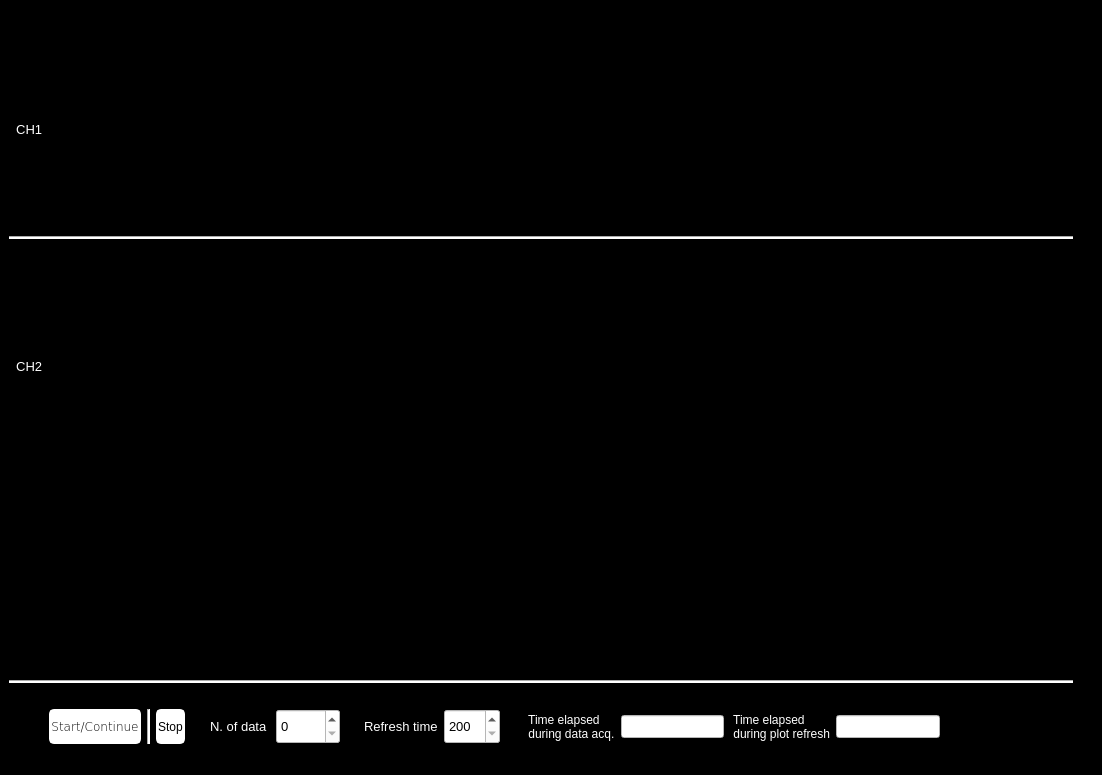
<?xml version="1.0" encoding="UTF-8"?>
<ui version="4.0">
 <class>MainWindow</class>
 <widget class="QMainWindow" name="MainWindow">
  <property name="geometry">
   <rect>
    <x>0</x>
    <y>0</y>
    <width>1102</width>
    <height>775</height>
   </rect>
  </property>
  <property name="windowTitle">
   <string>MainWindow</string>
  </property>
  <property name="styleSheet">
   <string notr="true">background-color: rgb(0, 0, 0);</string>
  </property>
  <widget class="QWidget" name="centralwidget">
   <layout class="QGridLayout" name="gridLayout">
    <item row="3" column="0">
     <spacer name="horizontalSpacer_5">
      <property name="orientation">
       <enum>Qt::Horizontal</enum>
      </property>
      <property name="sizeHint" stdset="0">
       <size>
        <width>40</width>
        <height>20</height>
       </size>
      </property>
     </spacer>
    </item>
    <item row="8" column="0">
     <spacer name="horizontalSpacer_8">
      <property name="orientation">
       <enum>Qt::Horizontal</enum>
      </property>
      <property name="sizeHint" stdset="0">
       <size>
        <width>40</width>
        <height>20</height>
       </size>
      </property>
     </spacer>
    </item>
    <item row="7" column="0">
     <widget class="Line" name="line_4">
      <property name="styleSheet">
       <string notr="true">background-color: rgb(255, 255, 255);</string>
      </property>
      <property name="orientation">
       <enum>Qt::Horizontal</enum>
      </property>
     </widget>
    </item>
    <item row="1" column="0">
     <layout class="QHBoxLayout" name="horizontalLayout_5">
      <item>
       <widget class="QLabel" name="label_3">
        <property name="font">
         <font>
          <pointsize>10</pointsize>
         </font>
        </property>
        <property name="styleSheet">
         <string notr="true">color: rgb(255, 255, 255);</string>
        </property>
        <property name="text">
         <string>  CH1</string>
        </property>
       </widget>
      </item>
      <item>
       <widget class="PlotWidget" name="ch1Vplot" native="true">
        <property name="styleSheet">
         <string notr="true">background-color: rgb(0, 0, 0);</string>
        </property>
       </widget>
      </item>
      <item>
       <widget class="PlotWidget" name="ch1Aplot" native="true">
        <property name="styleSheet">
         <string notr="true">background-color: rgb(0, 0, 0);</string>
        </property>
       </widget>
      </item>
     </layout>
    </item>
    <item row="0" column="0">
     <spacer name="horizontalSpacer_9">
      <property name="orientation">
       <enum>Qt::Horizontal</enum>
      </property>
      <property name="sizeHint" stdset="0">
       <size>
        <width>40</width>
        <height>20</height>
       </size>
      </property>
     </spacer>
    </item>
    <item row="4" column="0">
     <layout class="QHBoxLayout" name="horizontalLayout_4">
      <item>
       <widget class="QLabel" name="label_2">
        <property name="font">
         <font>
          <pointsize>10</pointsize>
         </font>
        </property>
        <property name="styleSheet">
         <string notr="true">color: rgb(255, 255, 255);</string>
        </property>
        <property name="text">
         <string>  CH2</string>
        </property>
       </widget>
      </item>
      <item>
       <widget class="PlotWidget" name="ch2Vplot" native="true">
        <property name="styleSheet">
         <string notr="true">background-color: rgb(0, 0, 0);</string>
        </property>
       </widget>
      </item>
      <item>
       <widget class="PlotWidget" name="ch2Aplot" native="true">
        <property name="styleSheet">
         <string notr="true">background-color: rgb(0, 0, 0);</string>
        </property>
       </widget>
      </item>
     </layout>
    </item>
    <item row="2" column="0">
     <widget class="Line" name="line">
      <property name="styleSheet">
       <string notr="true">background-color: rgb(255, 255, 255);</string>
      </property>
      <property name="orientation">
       <enum>Qt::Horizontal</enum>
      </property>
     </widget>
    </item>
    <item row="9" column="0">
     <layout class="QHBoxLayout" name="horizontalLayout_2">
      <item>
       <spacer name="horizontalSpacer">
        <property name="orientation">
         <enum>Qt::Horizontal</enum>
        </property>
        <property name="sizeType">
         <enum>QSizePolicy::Minimum</enum>
        </property>
        <property name="sizeHint" stdset="0">
         <size>
          <width>40</width>
          <height>20</height>
         </size>
        </property>
       </spacer>
      </item>
      <item>
       <widget class="QPushButton" name="pushButton_2">
        <property name="sizePolicy">
         <sizepolicy hsizetype="MinimumExpanding" vsizetype="Maximum">
          <horstretch>0</horstretch>
          <verstretch>0</verstretch>
         </sizepolicy>
        </property>
        <property name="minimumSize">
         <size>
          <width>0</width>
          <height>35</height>
         </size>
        </property>
        <property name="font">
         <font>
          <family>Verdana</family>
          <pointsize>9</pointsize>
          <weight>9</weight>
          <italic>false</italic>
          <bold>false</bold>
         </font>
        </property>
        <property name="styleSheet">
         <string notr="true">QPushButton{
font: 75 9pt &quot;Verdana&quot;;
background-color: white;
    border: 2px solid white;
    border-radius: 5px;
}
QPushButton:pressed {
    background-color: green;
    border-style: inset;
}</string>
        </property>
        <property name="text">
         <string>Start/Continue</string>
        </property>
       </widget>
      </item>
      <item>
       <widget class="Line" name="line_6">
        <property name="styleSheet">
         <string notr="true">background-color: rgb(255, 255, 255);</string>
        </property>
        <property name="orientation">
         <enum>Qt::Vertical</enum>
        </property>
       </widget>
      </item>
      <item>
       <widget class="QPushButton" name="pushButton">
        <property name="sizePolicy">
         <sizepolicy hsizetype="MinimumExpanding" vsizetype="Maximum">
          <horstretch>0</horstretch>
          <verstretch>0</verstretch>
         </sizepolicy>
        </property>
        <property name="minimumSize">
         <size>
          <width>0</width>
          <height>35</height>
         </size>
        </property>
        <property name="autoFillBackground">
         <bool>false</bool>
        </property>
        <property name="styleSheet">
         <string notr="true">QPushButton{
font: 75 9pt &quot;Verdana&quot;;
background-color: white;
    border: 2px solid white;
    border-radius: 5px;
}
QPushButton:pressed {
    background-color: red;
    border-style: inset;
}</string>
        </property>
        <property name="text">
         <string>Stop</string>
        </property>
       </widget>
      </item>
      <item>
       <spacer name="horizontalSpacer_17">
        <property name="orientation">
         <enum>Qt::Horizontal</enum>
        </property>
        <property name="sizeHint" stdset="0">
         <size>
          <width>40</width>
          <height>20</height>
         </size>
        </property>
       </spacer>
      </item>
      <item>
       <widget class="QLabel" name="label_5">
        <property name="font">
         <font>
          <pointsize>10</pointsize>
         </font>
        </property>
        <property name="styleSheet">
         <string notr="true">color: rgb(255, 255, 255);</string>
        </property>
        <property name="text">
         <string>N. of data </string>
        </property>
       </widget>
      </item>
      <item>
       <widget class="QSpinBox" name="spinBox">
        <property name="sizePolicy">
         <sizepolicy hsizetype="Minimum" vsizetype="Maximum">
          <horstretch>0</horstretch>
          <verstretch>0</verstretch>
         </sizepolicy>
        </property>
        <property name="minimumSize">
         <size>
          <width>0</width>
          <height>35</height>
         </size>
        </property>
        <property name="font">
         <font>
          <pointsize>10</pointsize>
         </font>
        </property>
        <property name="styleSheet">
         <string notr="true">background-color: rgb(255, 255, 255);</string>
        </property>
        <property name="maximum">
         <number>10000</number>
        </property>
        <property name="singleStep">
         <number>20</number>
        </property>
        <property name="value">
         <number>0</number>
        </property>
       </widget>
      </item>
      <item>
       <spacer name="horizontalSpacer_16">
        <property name="orientation">
         <enum>Qt::Horizontal</enum>
        </property>
        <property name="sizeHint" stdset="0">
         <size>
          <width>40</width>
          <height>20</height>
         </size>
        </property>
       </spacer>
      </item>
      <item>
       <widget class="QLabel" name="label">
        <property name="font">
         <font>
          <pointsize>10</pointsize>
         </font>
        </property>
        <property name="styleSheet">
         <string notr="true">color: rgb(255, 255, 255);</string>
        </property>
        <property name="text">
         <string>Refresh time</string>
        </property>
       </widget>
      </item>
      <item>
       <widget class="QSpinBox" name="spinBox_2">
        <property name="sizePolicy">
         <sizepolicy hsizetype="Minimum" vsizetype="Maximum">
          <horstretch>0</horstretch>
          <verstretch>0</verstretch>
         </sizepolicy>
        </property>
        <property name="minimumSize">
         <size>
          <width>0</width>
          <height>35</height>
         </size>
        </property>
        <property name="font">
         <font>
          <pointsize>10</pointsize>
         </font>
        </property>
        <property name="styleSheet">
         <string notr="true">background-color: rgb(255, 255, 255);</string>
        </property>
        <property name="minimum">
         <number>200</number>
        </property>
        <property name="maximum">
         <number>5000</number>
        </property>
        <property name="singleStep">
         <number>100</number>
        </property>
       </widget>
      </item>
      <item>
       <spacer name="horizontalSpacer_14">
        <property name="orientation">
         <enum>Qt::Horizontal</enum>
        </property>
        <property name="sizeHint" stdset="0">
         <size>
          <width>40</width>
          <height>20</height>
         </size>
        </property>
       </spacer>
      </item>
      <item>
       <widget class="QLabel" name="label_4">
        <property name="font">
         <font>
          <pointsize>9</pointsize>
         </font>
        </property>
        <property name="styleSheet">
         <string notr="true">color: rgb(255, 255, 255);</string>
        </property>
        <property name="text">
         <string> Time elapsed 
 during data acq.</string>
        </property>
       </widget>
      </item>
      <item>
       <widget class="QLineEdit" name="lineEdit">
        <property name="font">
         <font>
          <pointsize>10</pointsize>
         </font>
        </property>
        <property name="styleSheet">
         <string notr="true">background-color: rgb(255, 255, 255);</string>
        </property>
        <property name="readOnly">
         <bool>true</bool>
        </property>
       </widget>
      </item>
      <item>
       <widget class="QLabel" name="label_6">
        <property name="font">
         <font>
          <pointsize>9</pointsize>
         </font>
        </property>
        <property name="styleSheet">
         <string notr="true">color: rgb(255, 255, 255);</string>
        </property>
        <property name="text">
         <string> Time elapsed 
 during plot refresh</string>
        </property>
       </widget>
      </item>
      <item>
       <widget class="QLineEdit" name="lineEdit_2">
        <property name="font">
         <font>
          <pointsize>10</pointsize>
         </font>
        </property>
        <property name="styleSheet">
         <string notr="true">background-color: rgb(255, 255, 255);</string>
        </property>
        <property name="readOnly">
         <bool>true</bool>
        </property>
       </widget>
      </item>
      <item>
       <spacer name="horizontalSpacer_13">
        <property name="orientation">
         <enum>Qt::Horizontal</enum>
        </property>
        <property name="sizeType">
         <enum>QSizePolicy::Expanding</enum>
        </property>
        <property name="sizeHint" stdset="0">
         <size>
          <width>40</width>
          <height>20</height>
         </size>
        </property>
       </spacer>
      </item>
      <item>
       <spacer name="horizontalSpacer_12">
        <property name="orientation">
         <enum>Qt::Horizontal</enum>
        </property>
        <property name="sizeHint" stdset="0">
         <size>
          <width>40</width>
          <height>20</height>
         </size>
        </property>
       </spacer>
      </item>
      <item>
       <spacer name="horizontalSpacer_11">
        <property name="orientation">
         <enum>Qt::Horizontal</enum>
        </property>
        <property name="sizeType">
         <enum>QSizePolicy::MinimumExpanding</enum>
        </property>
        <property name="sizeHint" stdset="0">
         <size>
          <width>40</width>
          <height>20</height>
         </size>
        </property>
       </spacer>
      </item>
      <item>
       <spacer name="horizontalSpacer_10">
        <property name="orientation">
         <enum>Qt::Horizontal</enum>
        </property>
        <property name="sizeHint" stdset="0">
         <size>
          <width>40</width>
          <height>20</height>
         </size>
        </property>
       </spacer>
      </item>
      <item>
       <spacer name="horizontalSpacer_4">
        <property name="orientation">
         <enum>Qt::Horizontal</enum>
        </property>
        <property name="sizeHint" stdset="0">
         <size>
          <width>40</width>
          <height>20</height>
         </size>
        </property>
       </spacer>
      </item>
      <item>
       <spacer name="horizontalSpacer_3">
        <property name="orientation">
         <enum>Qt::Horizontal</enum>
        </property>
        <property name="sizeHint" stdset="0">
         <size>
          <width>40</width>
          <height>20</height>
         </size>
        </property>
       </spacer>
      </item>
     </layout>
    </item>
    <item row="4" column="1" rowspan="2">
     <spacer name="verticalSpacer">
      <property name="orientation">
       <enum>Qt::Vertical</enum>
      </property>
      <property name="sizeHint" stdset="0">
       <size>
        <width>20</width>
        <height>40</height>
       </size>
      </property>
     </spacer>
    </item>
   </layout>
  </widget>
  <widget class="QStatusBar" name="statusbar"/>
 </widget>
 <customwidgets>
  <customwidget>
   <class>PlotWidget</class>
   <extends>QWidget</extends>
   <header>pyqtgraph</header>
   <container>1</container>
  </customwidget>
 </customwidgets>
 <tabstops>
  <tabstop>pushButton_2</tabstop>
  <tabstop>pushButton</tabstop>
 </tabstops>
 <resources/>
 <connections/>
</ui>
